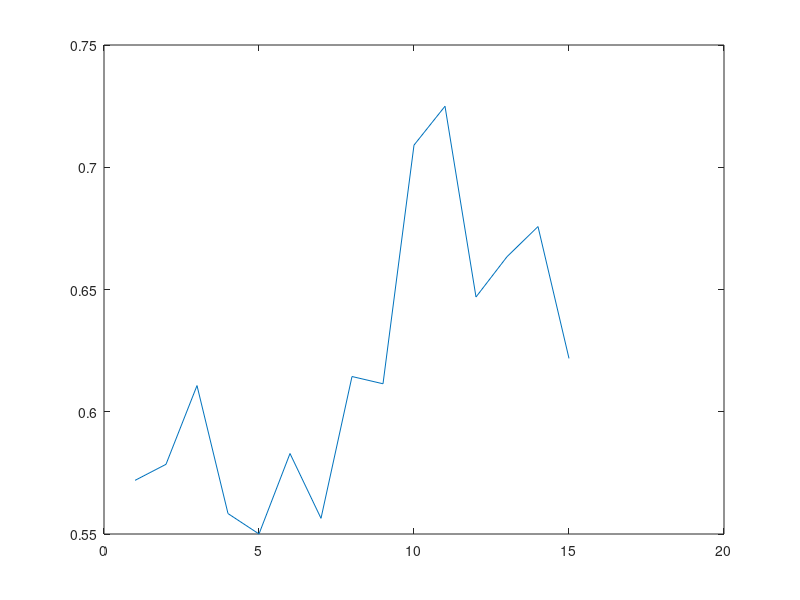

MATLAB code to generate this figure:
clear
close all
clc

load ('resulterendeAUCSVM1_1');
AUC1=resulterendeAUC;
load ('resulterendeAUCSVM2_1');
AUC2=resulterendeAUC;
load ('resulterendeAUCSVM2_2');
AUC3=resulterendeAUC;
load ('resulterendeAUCSVM2_3');
AUC4=resulterendeAUC;
load ('resulterendeAUCSVM2_4');
AUC5=resulterendeAUC;
load ('resulterendeAUCSVM3_1');
AUC6=resulterendeAUC;
load ('resulterendeAUCSVM4_1');
AUC7=resulterendeAUC;
load ('resulterendeAUCSVM4_2');
AUC8=resulterendeAUC;

load ('resulterendeFeaturesSVM1_1');
Features1=resulterendeFeatures;
load ('resulterendeFeaturesSVM2_1');
Features2=resulterendeFeatures;
load ('resulterendeFeaturesSVM2_2');
Features3=resulterendeFeatures;
load ('resulterendeFeaturesSVM2_3');
Features4=resulterendeFeatures;
load ('resulterendeFeaturesSVM2_4');
Features5=resulterendeFeatures;
load ('resulterendeFeaturesSVM3_1');
Features6=resulterendeFeatures;
load ('resulterendeFeaturesSVM4_1');
Features7=resulterendeFeatures;
load ('resulterendeFeaturesSVM4_2');
Features8=resulterendeFeatures;


resulterendeAUC=[AUC1;AUC2;AUC3;AUC4;AUC5;AUC6;AUC7;AUC8];
resulterendeFeatures=[Features1;Features2;Features3;Features4;Features5;Features6;Features7;Features8];


A=resulterendeFeatures(:,1);
u=unique(A);
[n,b]=histc(A,u);
[n,is]=sort(n,'descend');
m=A(arrayfun(@(x) find(b==x,1,'first'),is));
Feature1=[n m];

B=resulterendeFeatures(find(A==2),2);
u=unique(B);
[n,b]=histc(B,u);
[n,is]=sort(n,'descend');
m=B(arrayfun(@(x) find(b==x,1,'first'),is));
Feature2=[n m];

B1=resulterendeFeatures(:,2);

C=resulterendeFeatures(find(A==2 & B1==39),3);
u=unique(C);
[n,b]=histc(C,u);
[n,is]=sort(n,'descend');
m=C(arrayfun(@(x) find(b==x,1,'first'),is));
Feature3=[n m];

C1=resulterendeFeatures(:,3);

D=resulterendeFeatures(find(A==2 & B1==39 & C1==8),4);
u=unique(D);
[n,b]=histc(D,u);
[n,is]=sort(n,'descend');
m=D(arrayfun(@(x) find(b==x,1,'first'),is));
Feature4=[n m];

D1= resulterendeFeatures(:,4);

E=resulterendeFeatures(find(A==2 & B1==39 & C1==8 & D1==42),5);
u=unique(E);
[n,b]=histc(E,u);
[n,is]=sort(n,'descend');
m=E(arrayfun(@(x) find(b==x,1,'first'),is));
Feature5=[n m];

E1=resulterendeFeatures(:,5);

F=resulterendeFeatures(find(A==2 & B1==39 & C1==8 & D1==42 & E1==24),6);
u=unique(F);
[n,b]=histc(F,u);
[n,is]=sort(n,'descend');
m=F(arrayfun(@(x) find(b==x,1,'first'),is));
Feature6=[n m];

F1=resulterendeFeatures(:,6);

G=resulterendeFeatures(find(A==2 & B1==39 & C1==8 & D1==42 & E1==24 & F1==18),7);
u=unique(G);
[n,b]=histc(G,u);
[n,is]=sort(n,'descend');
m=G(arrayfun(@(x) find(b==x,1,'first'),is));
Feature7=[n m];

G1=resulterendeFeatures(:,7);

H=resulterendeFeatures(find(A==2 & B1==39 & C1==8 & D1==42 & E1==24 & F1==18 & G1==44),8);
u=unique(H);
[n,b]=histc(H,u);
[n,is]=sort(n,'descend');
m=H(arrayfun(@(x) find(b==x,1,'first'),is));
Feature8=[n m];

plot(resulterendeAUC(1,:));